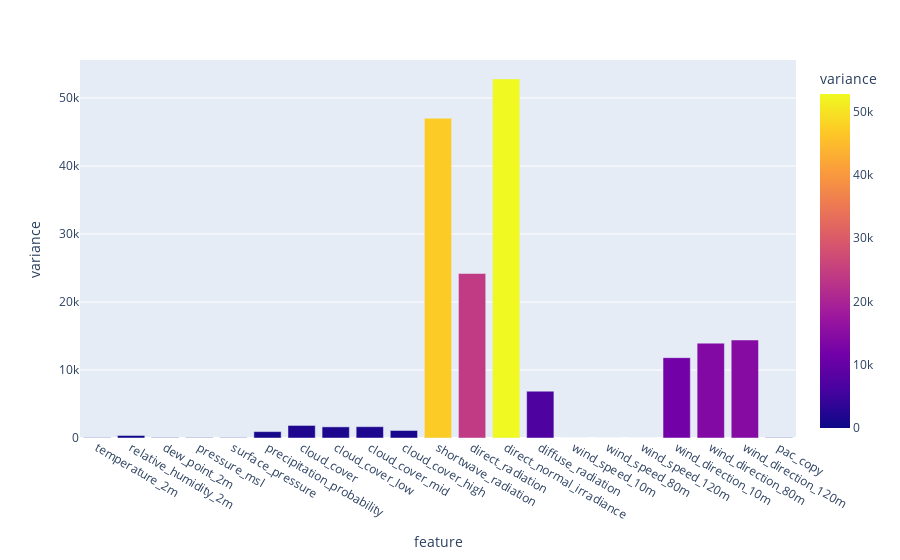

The cell this chart's notebook holds for it:
### Code cell
fig = px.bar(Variance, x='feature', y='variance',color='variance')
fig.show()

### Figure 1 — Plotly figure (JSON) as saved in the notebook; plotly's stock layout.template omitted (floating-point values rounded to 4 significant figures)
{"data": [{"hovertemplate": "feature=%{x}<br>variance=%{marker.color}<extra></extra>", "legendgroup": "", "marker": {"color": [50.17, 370.9, 60.21, 55.62, 51.76, 941.1, 1847.0, 1638.0, 1665.0, 1105.0, 47030.0, 24190.0, 52810.0, 6890.0, 1.993, 4.273, 5.1, 11820.0, 13950.0, 14410.0, 54.98], "coloraxis": "coloraxis", "pattern": {"shape": ""}}, "name": "", "orientation": "v", "showlegend": false, "textposition": "auto", "type": "bar", "x": ["temperature_2m", "relative_humidity_2m", "dew_point_2m", "pressure_msl", "surface_pressure", "precipitation_probability", "cloud_cover", "cloud_cover_low", "cloud_cover_mid", "cloud_cover_high", "shortwave_radiation", "direct_radiation", "direct_normal_irradiance", "diffuse_radiation", "wind_speed_10m", "wind_speed_80m", "wind_speed_120m", "wind_direction_10m", "wind_direction_80m", "wind_direction_120m", "pac_copy"], "xaxis": "x", "y": [50.17, 370.9, 60.21, 55.62, 51.76, 941.1, 1847.0, 1638.0, 1665.0, 1105.0, 47030.0, 24190.0, 52810.0, 6890.0, 1.993, 4.273, 5.1, 11820.0, 13950.0, 14410.0, 54.98], "yaxis": "y"}], "layout": {"barmode": "relative", "coloraxis": {"colorbar": {"title": {"text": "variance"}}, "colorscale": [[0, "#0d0887"], [0.1111, "#46039f"], [0.2222, "#7201a8"], [0.3333, "#9c179e"], [0.4444, "#bd3786"], [0.5556, "#d8576b"], [0.6667, "#ed7953"], [0.7778, "#fb9f3a"], [0.8889, "#fdca26"], [1, "#f0f921"]]}, "legend": {"tracegroupgap": 0}, "margin": {"t": 60}, "xaxis": {"anchor": "y", "domain": [0, 1], "title": {"text": "feature"}}, "yaxis": {"anchor": "x", "domain": [0, 1], "title": {"text": "variance"}}}}
